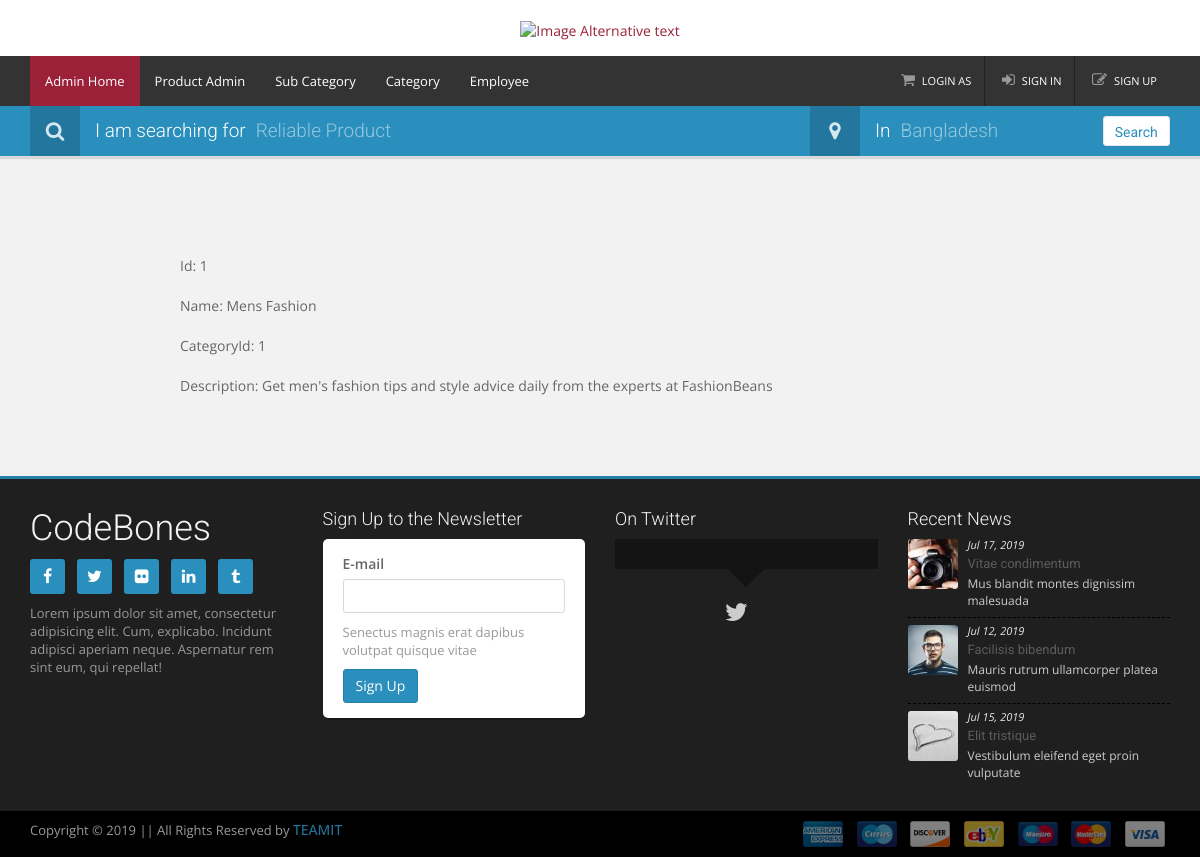
Page /views/sub_category/details.php?Id=1 (signed in) on the committed database.
### tables this page shows
CREATE TABLE `subcategory` (
  `Id` int(11) NOT NULL,
  `Name` varchar(30) NOT NULL,
  `Category_Id` int(11) NOT NULL,
  `Description` varchar(500) NOT NULL,
  `img_path` varchar(100) NOT NULL
);

### app/controller/subCategoryController.php (called while the page is built, shortened)
<?php
    function details()
    {
        $id = $_REQUEST['Id'];
        $s = "select * from subcategory where Id=".$id."";
        $jsonData = readQuery($s);
        $data = json_decode($jsonData);
        return $data;
    }
  ?>

### app/model/model.php (called while the page is built, shortened)
<?php
    function readQuery($sql)
    {
        $conn = new mysqli(servername , username, password, databaseName);
        $arr = [];
        $result = $conn->query($sql);
        if ($result == TRUE) {
            while($row = $result->fetch_assoc()) {
                $arr[] = $row;
            }
        }
        else
        {
            echo "Error: " . $conn->error;
        }
        $json_data = json_encode($arr);
        return $json_data;
    }
?>

### views/sub_category/details.php (the view, shortened to what this page needs)
<?php
    include CON_FRONT.'subCategoryController.php';
    $subCat = details();
?>
<!DOCTYPE html>
<html>
<head>
	<link rel="stylesheet" href="">
</head>
<body>
    <?php include "../layout/adminHeader.php";?>
    <div class="detail-content" style="padding-left: 15% ">
        <br>
<br>
<br>
<br>
<br>
    Id: <?php echo $subCat[0]->Id; ?>
    <br>
    <br>
    Name: <?php echo $subCat[0]->Name; ?>
    <br>
    <br>
    CategoryId: <?php echo $subCat[0]->Category_Id; ?>
    <br>
    <br>
    Description: <?php echo $subCat[0]->Description; ?>
    <br>
    <br>
    <br>
    <br>
    <br>
    </div>
    <?php include "../layout/adminFooter.php";?>
</body>
</html>

### rows in the picture
subcategory: Id "1", Name "Mens Fashion", Category_Id "1", Description "Get men's fashion tips and style advice daily from the experts at FashionBeans"
